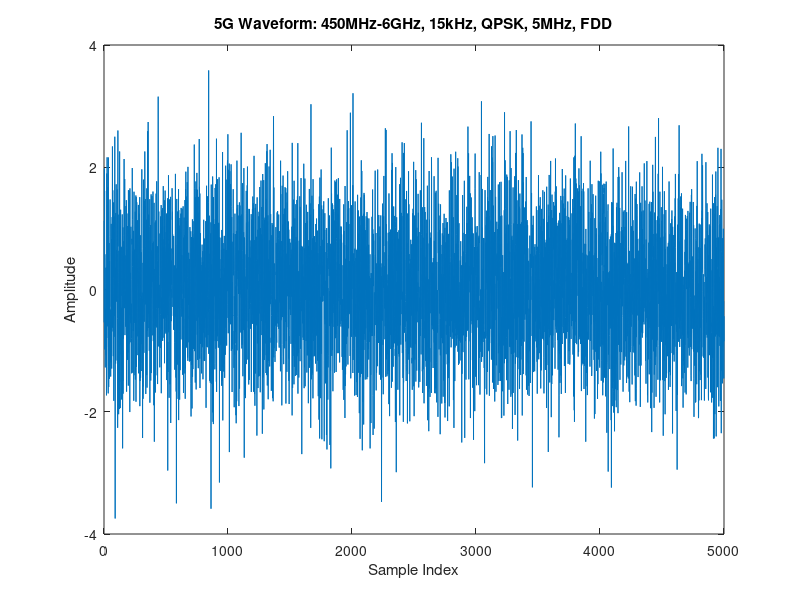

Source code (MATLAB):
% Filename: 5g_waveform_generation.m

% Initialize parameters
FrequencyRanges = {'450MHz-6GHz', '24.25GHz-52.6GHz'};
SubcarrierSpacing = [15, 30, 60]; % in kHz
ModulationSchemes = {'QPSK', '64QAM', '256QAM'};
ChannelBandwidths = [5, 10, 15, 20, 25, 30, 40, 50]; % in MHz
DuplexModes = {'FDD', 'TDD'};

% Create a directory to save waveforms if it doesn't exist
outputDir = '5G_Waveforms';
if ~exist(outputDir, 'dir')
    mkdir(outputDir);
end

% 5G Waveform Generation
for i = 1:length(FrequencyRanges)
    for j = 1:length(SubcarrierSpacing)
        for k = 1:length(ModulationSchemes)
            for l = 1:length(ChannelBandwidths)
                for m = 1:length(DuplexModes)
                    % Create configuration structure for the current setup
                    cfg = struct();
                    cfg.FrequencyRange = FrequencyRanges{i};
                    cfg.SubcarrierSpacing = SubcarrierSpacing(j);
                    cfg.Modulation = ModulationSchemes{k};
                    cfg.ChannelBandwidth = ChannelBandwidths(l);
                    cfg.DuplexMode = DuplexModes{m};
                    
                    % Display configuration
                    disp(['Generating 5G waveform for configuration: ' ...
                        'FrequencyRange=' cfg.FrequencyRange ', ' ...
                        'SubcarrierSpacing=' num2str(cfg.SubcarrierSpacing) 'kHz, ' ...
                        'Modulation=' cfg.Modulation ', ' ...
                        'ChannelBandwidth=' num2str(cfg.ChannelBandwidth) ' MHz, ' ...
                        'DuplexMode=' cfg.DuplexMode]);
                    
                    % Generate 5G waveform (placeholder code)
                    waveform = randn(cfg.ChannelBandwidth * 1000, 1); % Replace with actual waveform generation code
                    
                    % Create a unique filename based on the configuration
                    filename = sprintf('Waveform_%s_%dkHz_%s_%dMHz_%s.mat', ...
                        cfg.FrequencyRange, cfg.SubcarrierSpacing, cfg.Modulation, ...
                        cfg.ChannelBandwidth, cfg.DuplexMode);
                    filepath = fullfile(outputDir, filename);
                    
                    % Save the waveform to a .mat file
                    save(filepath, 'waveform', 'cfg'); 
                    
                    % Plot one of the generated waveforms (for the first iteration)
                    if i == 1 && j == 1 && k == 1 && l == 1 && m == 1
                        figure;
                        plot(waveform);
                        title(['5G Waveform: ' cfg.FrequencyRange ', ' ...
                            num2str(cfg.SubcarrierSpacing) 'kHz, ' ...
                            cfg.Modulation ', ' num2str(cfg.ChannelBandwidth) 'MHz, ' ...
                            cfg.DuplexMode]);
                        xlabel('Sample Index');
                        ylabel('Amplitude'); 
                    end
                end
            end
        end
    end
end

disp('5G waveform generation completed and saved.');
